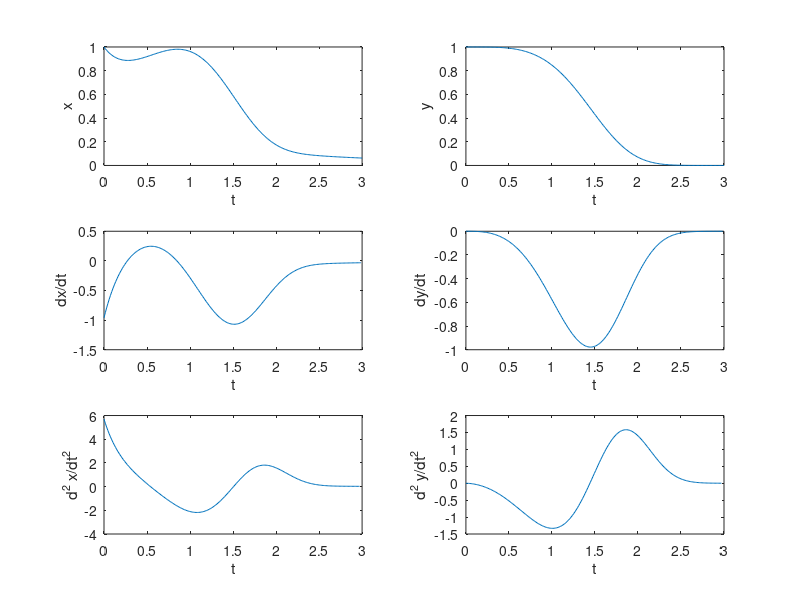

Reproduce this figure in MATLAB. (Note: this script raises an error after producing the figure.)
% clean up everything 
close all;

% initialize the time vector  
t0 = 0;
tf = 3;
N = 200;
t = linspace(t0,tf,N);
dt = (tf-t0)/N;

% compute the x and y vectors 
y = exp(-t.^4/6);
x = ((1+t).^2).^-1 + y.*sin(t);

% compute the first derivative 
xd = diff(x)/dt;
yd = diff(y)/dt;
td = t(1:end-1); 

% compute the second derivative 
xdd = diff(xd)/dt;  
ydd = diff(yd)/dt;
tdd = td(1:end-1);   

% plot of x,y, first derivatives and second derivatives     
figure; 
subplot(3,2,1); plot(t,x); xlabel('t'); ylabel('x');
subplot(3,2,2); plot(t,y); xlabel('t'); ylabel('y'); 
subplot(3,2,3); plot(td,xd); xlabel('t'); ylabel('dx/dt'); 
subplot(3,2,4); plot(td,yd); xlabel('t'); ylabel('dy/dt'); 
subplot(3,2,5); plot(tdd,xdd); xlabel('t'); ylabel('d^2 x/dt^2'); 
subplot(3,2,6); plot(tdd,ydd); xlabel('t'); ylabel('d^2 y/dt^2');

% make video  

% set params
fps = 30; %number of frames per seconds 
fig = figure;  %open a new figure 
mov = VideoWriter('HW2_Q4_video_2.avi');  %set-up the cideo file 
mov.FrameRate = fps; %set the rate of frames 
open(mov);  %open the video file 
fig.Position = [50,50,1000,700];  %specify window position and size: [left bottom width height]

% generate frames
for k = 1 : N
    
%     plot(x(1:k),y(1:k),'o-'); xlabel('x'); ylabel('y');
%     xlim([min(x),max(x)]); ylim([min(y),max(y)]);

    subplot(3,2,1); plot(t(1:k),x(1:k)); xlabel('t'); ylabel('x');
    xlim([min(t),max(t)]); ylim([min(x),max(x)]);
    
    subplot(3,2,2); plot(t(1:k),y(1:k)); xlabel('t'); ylabel('y'); 
    xlim([min(t),max(t)]); ylim([min(y),max(y)]);
    
    if k <= size(td,2)
        subplot(3,2,3); plot(td(1:k),xd(1:k)); xlabel('t'); ylabel('dx/dt'); 
        xlim([min(t),max(t)]); ylim([min(xd),max(xd)]);

        subplot(3,2,4); plot(td(1:k),yd(1:k)); xlabel('t'); ylabel('dy/dt'); 
        xlim([min(t),max(t)]); ylim([min(yd),max(yd)]);
    end
    
    if k <= size(tdd,2)
        subplot(3,2,5); plot(tdd(1:k),xdd(1:k)); xlabel('t'); ylabel('d^2 x/dt^2'); 
        xlim([min(tdd),max(tdd)]); ylim([min(xdd),max(xdd)]);

        subplot(3,2,6); plot(tdd(1:k),ydd(1:k)); xlabel('t'); ylabel('d^2 y/dt^2');
        xlim([min(tdd),max(tdd)]); ylim([min(ydd),max(ydd)]);
    end
    
    drawnow; %updates the figure      
    frame = getframe(fig); %convert the figure into a frame for the video 
    writeVideo(mov,frame); %add frame to video 
end 

close(mov); %close the video file 
close(fig); %close the figure  
